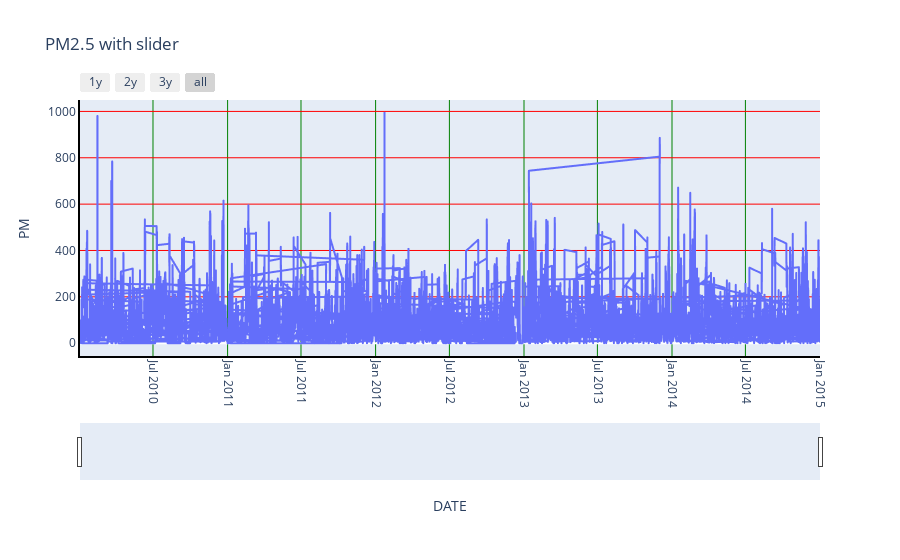

Source (notebook cell):
### Code cell
fig =px.line(df,y='PM', title='PM2.5 with slider', height=600)
fig.update_xaxes(tickangle=90)
fig.update_xaxes(
    rangeslider_visible=True,
    rangeselector=dict(
        buttons=list([
            dict(count=1, label="1y", step="year",stepmode="backward"),
            dict(count=2, label="2y", step="year",stepmode="backward"),
            dict(count=3, label="3y", step="year",stepmode="backward"),
            dict(step="all")
        ])
    )
)
# Change grid color and axis colors
fig.update_xaxes(showline=True, linewidth=2, linecolor='black', gridcolor='green')
fig.update_yaxes(showline=True, linewidth=2, linecolor='black', gridcolor='Red')
fig.show()

### Figure 1 — Plotly figure (JSON) as saved in the notebook; plotly's stock layout.template omitted (floating-point values rounded to 4 significant figures; data arrays with more than 128 entries replaced by an {"elided": "..."} marker saying what was removed)
{"data": [{"hovertemplate": "DATE=%{x}<br>PM=%{y}<extra></extra>", "legendgroup": "", "line": {"color": "#636efa", "dash": "solid"}, "marker": {"symbol": "circle"}, "mode": "lines", "name": "", "showlegend": false, "type": "scattergl", "x": {"elided": "43800 str values"}, "xaxis": "x", "y": {"elided": "43800 int values"}, "yaxis": "y"}], "layout": {"autosize": true, "legend": {"tracegroupgap": 0}, "title": {"text": "PM2.5 with slider"}, "xaxis": {"anchor": "y", "autorange": true, "domain": [0, 1], "gridcolor": "green", "linecolor": "black", "linewidth": 2, "range": ["2010-01-02", "2014-12-31 23:00"], "rangeselector": {"buttons": [{"count": 1, "label": "1y", "step": "year", "stepmode": "backward"}, {"count": 2, "label": "2y", "step": "year", "stepmode": "backward"}, {"count": 3, "label": "3y", "step": "year", "stepmode": "backward"}, {"step": "all"}]}, "rangeslider": {"autorange": true, "range": ["2010-01-02", "2014-12-31 23:00"], "visible": true, "yaxis": {"_template": null, "rangemode": "match"}}, "showline": true, "tickangle": 90, "title": {"text": "DATE"}, "type": "date"}, "yaxis": {"anchor": "x", "autorange": true, "domain": [0, 1], "gridcolor": "Red", "linecolor": "black", "linewidth": 2, "range": [-55.22, 1049.0], "showline": true, "title": {"text": "PM"}, "type": "linear"}}}
